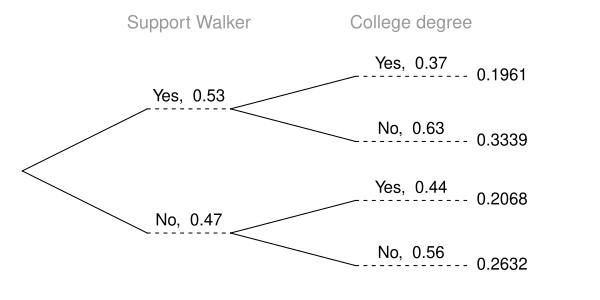

Here is the R script that generated this plot:
# load openintro for treeDiag function ------------------------------
library(openintro)

# tree --------------------------------------------------------------
pdf("tree_exit_poll.pdf", width = 6, height = 3)
treeDiag(c("Support Walker", "College degree"), 
         c(0.53, 0.47), p2=list(c(0.37, 0.63), c(0.44, 0.56)), 
         cex.main=1.1)
dev.off()
